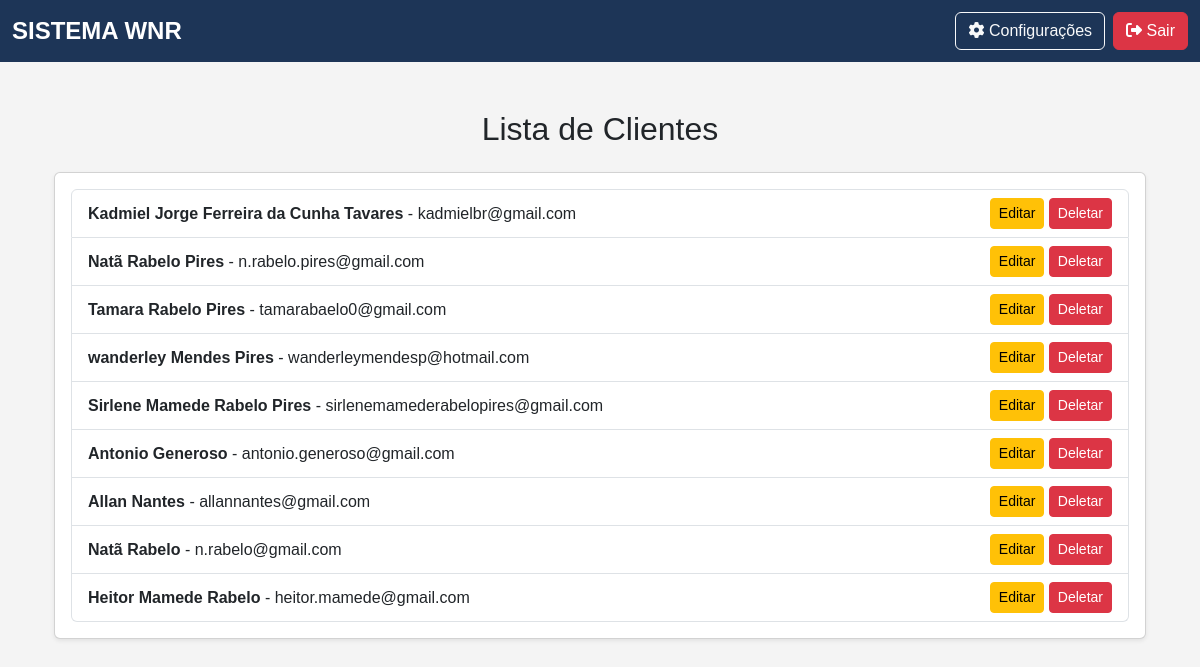
The app's page /listar_cliente (signed in) with its own data.
### app/models.py (models this page shows)
class Cliente(db.Model):
    __tablename__ = "clientes"
    id                      = Column(Integer, primary_key=True, index=True)
    nome                    = Column(String, index=True)
    cpf                     = Column(String(11), unique=True, index=True)
    email                   = Column(String, unique=True, index=True)
    data_nascimento         = Column(Date)
    renda_familiar          = Column(Float)
    bairro                  = Column(String)
    canal_divulgacao        = Column(String)
    cep                     = Column(String(8))
    cidade                  = Column(String)
    condicao_habitacao      = Column(String)
    cpf_responsavel         = Column(String(11), nullable=True)  # Responsável Legal
    numero_cs               = Column(String)
    despesa_mensal          = Column(Float)
    escolaridade            = Column(String)
    estado                  = Column(String)
    endereco                = Column(String)
    fone_contato            = Column(String)
    fone_pessoal            = Column(String)
    foto                    = Column(String)
    grau_parentesco         = Column(String)
    nome_plano_saude        = Column(String)
    nome_responsavel        = Column(String)
    numero_filhos           = Column(Integer)
    possui_filhos           = Column(String)
    plano_saude             = Column(String)
    previdenciario          = Column(String)
    profissao               = Column(String)
    remuneracao             = Column(Float)
    rg                      = Column(String)
    saldo                   = Column(Float)
    sexo                    = Column(String)
    tipo_moradia            = Column(String)
    transporte              = Column(String)
    encaminhamentos = relationship("Encaminhamento", back_populates="cliente")
    guias = relationship("Guia", back_populates="cliente")

### app/routes/client_routes.py (the view)
@client_bp.route('/listar_cliente', methods=['GET', 'POST'])
@login_required
def listar_cliente():
    clientes = Cliente.query.all()
    return render_template('clientes/list.html', clientes=clientes)

### app/__init__.py (called while the page is built)
@login_manager.user_loader
def load_user(id):
    return Usuario.query.get(int(id))  # Converte para inteiro e busca no banco

### app/templates/clientes/list.html (shortened to what this page needs)
{% extends 'base.html' %}
{% block content %}
<div class="container mt-5">
    <h2 class="text-center mb-4 mt-5">Lista de Clientes</h2>
    <div class="card shadow-sm">
        <div class="card-body">
            <ul class="list-group">
                {% for cliente in clientes %}
                    <li class="list-group-item d-flex justify-content-between align-items-center">
                        <div>
                            <strong>{{ cliente.nome }}</strong> - {{ cliente.email }}
                        </div>
                        <div>
                            <a href="{{ url_for('client_bp.editar_cliente', id=cliente.id) }}" class="btn btn-sm btn-warning">Editar</a>
                            <a href="{{ url_for('client_bp.deletar_cliente', id=cliente.id) }}" class="btn btn-sm btn-danger">Deletar</a>
                        </div>
                    </li>
                {% endfor %}
            </ul>
        </div>
    </div>
</div>
{% endblock %}

### app/static/css/base.css (style rules this page uses)
body { background-color: #f4f4f4; font-family: 'Arial', sans-serif; }

### records on screen
Cliente: nome "Kadmiel Jorge Ferreira da Cunha Tavares", email "kadmielbr@gmail.com"
Cliente: nome "Natã Rabelo Pires", email "n.rabelo.pires@gmail.com"
Cliente: nome "Tamara Rabelo Pires", email "tamarabaelo0@gmail.com"
Cliente: nome "wanderley Mendes Pires", email "wanderleymendesp@hotmail.com"
Cliente: nome "Sirlene Mamede Rabelo Pires", email "sirlenemamederabelopires@gmail.com"
Cliente: nome "Antonio Generoso", email "antonio.generoso@gmail.com"
Cliente: nome "Allan Nantes", email "allannantes@gmail.com"
Cliente: nome "Natã Rabelo", email "n.rabelo@gmail.com"
Cliente: nome "Heitor Mamede Rabelo", email "heitor.mamede@gmail.com"
